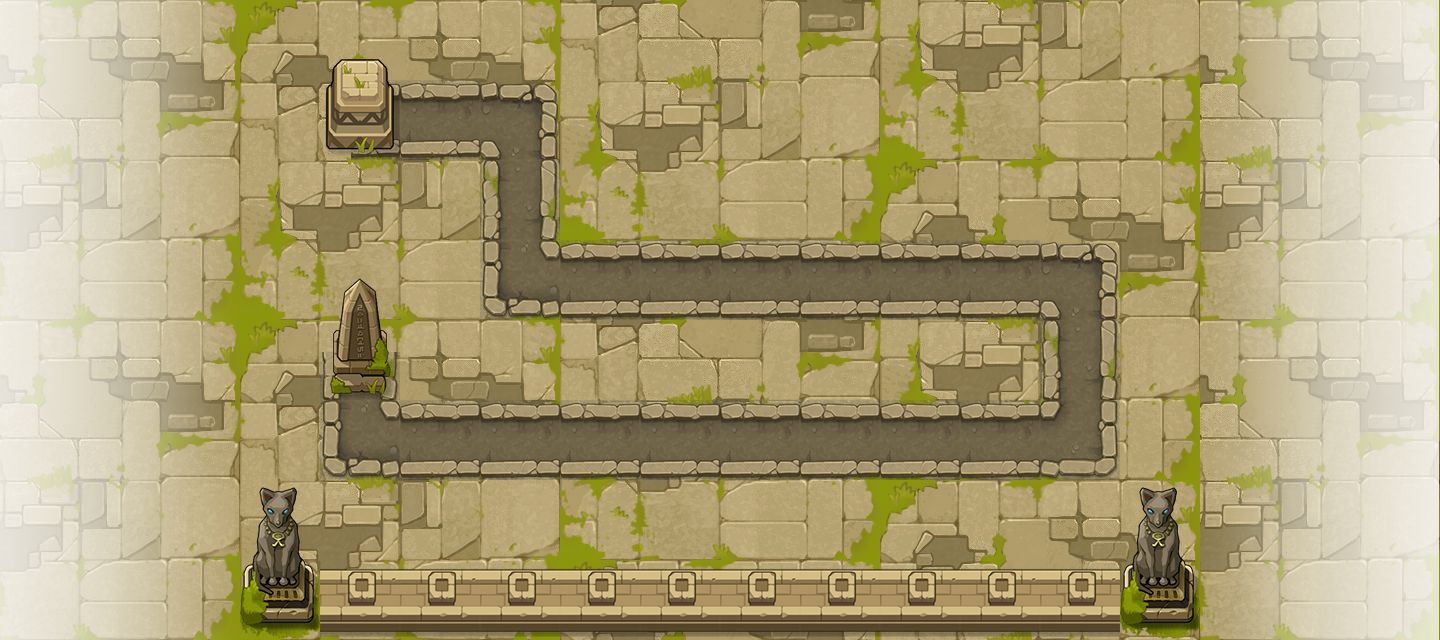

The image is a tile-based game level rendered from a .tmx file. Its description and source (layers, tilesets, objects; grid data summarised) follow:
An orthogonal 18x8 tile map with 80x80 px tiles, 3 tile layers (background, road, object) and 14 objects (P0, P1, P2, P3, P4, ...).

<map version="1.0" tiledversion="1.0.3" orientation="orthogonal" renderorder="right-down" width="18" height="8" tilewidth="80" tileheight="80" nextobjectid="15">
 <tileset firstgid="1" source="huangye.tsx" />
 <layer name="background" width="18" height="8">
  <data>[144 cells, 144 non-empty, 16 distinct tile ids]</data>
 </layer>
 <layer name="road" width="18" height="8">
  <data>[144 cells, 24 non-empty, 7 distinct tile ids]</data>
 </layer>
 <layer name="object" width="18" height="8">
  <data>[144 cells, 66 non-empty, 13 distinct tile ids]</data>
 </layer>
 <objectgroup name="path" visible="0">
  <object id="1" name="P0" x="400" y="120" />
  <object id="2" name="P1" x="520" y="120" />
  <object id="3" name="P2" x="520" y="280" />
  <object id="4" name="P3" x="1080" y="280" />
  <object id="5" name="P4" x="1080" y="440" />
  <object id="6" name="P5" x="360" y="440" />
  <object id="7" name="P6" x="360" y="400" />
  <object id="8" name="O0" x="560" y="80" width="560" height="160" />
  <object id="9" name="O1" x="320" y="160" width="160" height="80" />
  <object id="10" name="O2" x="400" y="240" width="80" height="160" />
  <object id="11" name="O3" x="480" y="320" width="560" height="80" />
  <object id="12" name="O4" x="1120" y="80" width="80" height="400" />
  <object id="13" name="O5" x="240" y="80" width="80" height="400" />
  <object id="14" name="O6" x="320" y="480" width="800" height="80" />
 </objectgroup>
</map>
